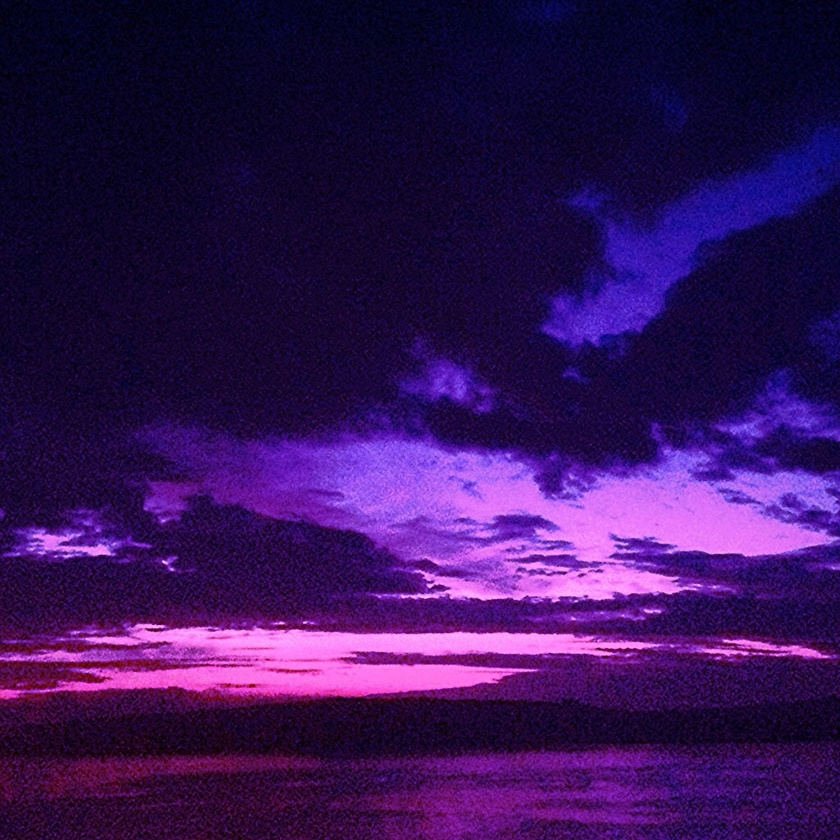
#> input picture OpenCV/Matploblib/sky.jpg, 840 x 840 px, shrunk from 1024 x 1024 before the run
$ python Matploblib.py
#> lines starting #> are read from the running program, lines starting #| are printed output that depends on the picture
import cv2
import numpy as np
from matplotlib import pyplot as plt


img = cv2.imread("sky.jpg",0)
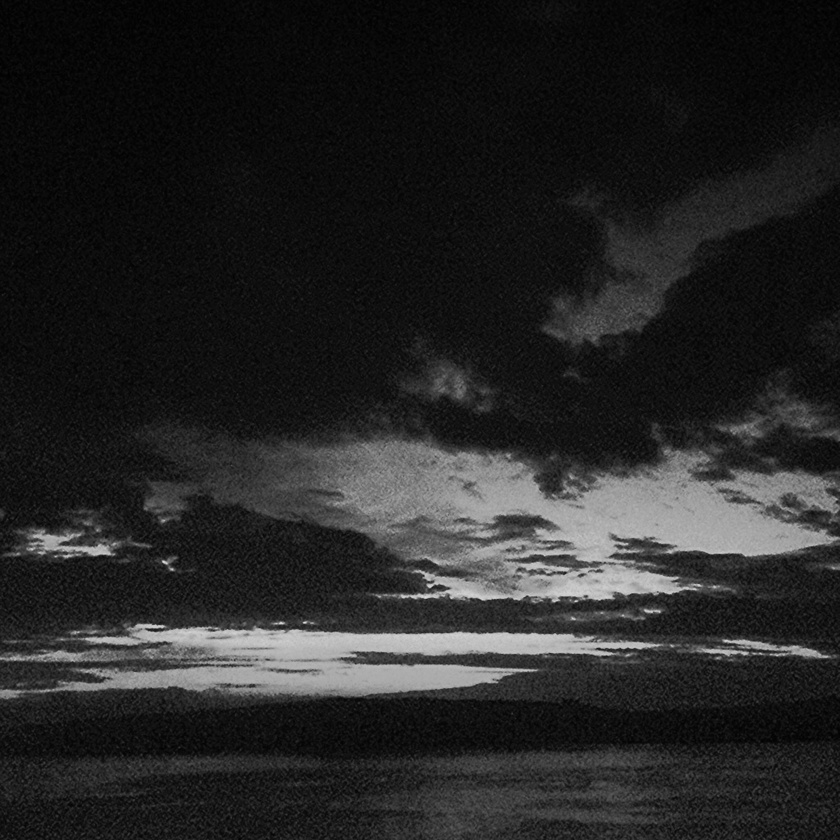
#> img: shape (840, 840); min 0, max 223, mean 37.2
plt.imshow(img,cmap="gray", interpolation="bicubic") # bicubic resmi yeniden boyutlandırmaya yarar.
plt.xticks([]) # x,y değerlerini yok eder
plt.yticks([]) # x,y değerlerini yok eder
plt.show()
